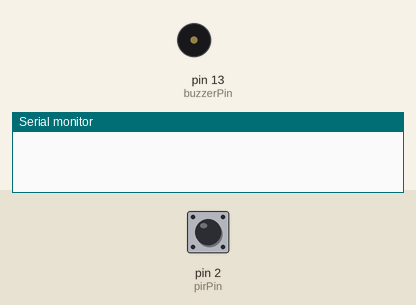
Simulated run of this sketch. Board: Arduino Uno, built with avr-gcc and run on an emulated ATmega328P. Parts: buzzer (waves = sounding), the last lines printed to the serial monitor. The inputs (shaded band) are chosen by the test bench; at power-on: pin 2 (pirPin) LOW.

Above: at 1.2 s.
1.3 s: pin 2 (pirPin) driven HIGH
At 2.0 s:
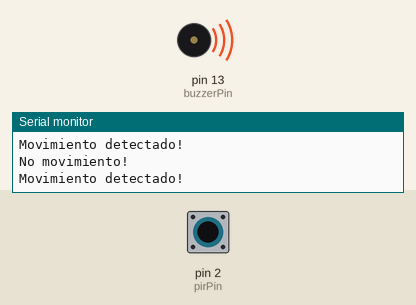
4.3 s: pin 2 (pirPin) pulsed LOW 2 times (0.12 s each, 0.3 s apart)
7.9 s: pin 2 (pirPin) driven LOW
At 8.9 s:
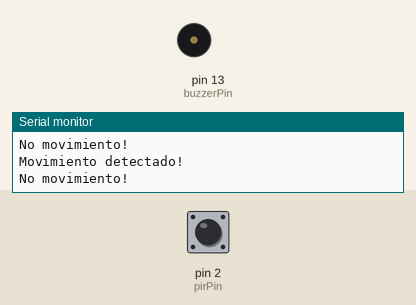
Timing chart, 0 to 10.9 s (numbered marks = the images above; inputs shaded):
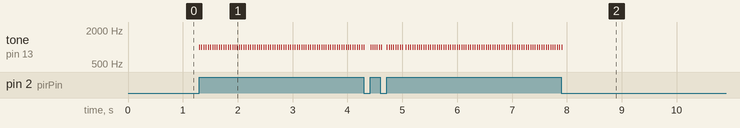

The sketch:

PruebaSensorActuador.ino
```cpp
int pirPin = 2;   // Pin del sensor de movimiento PIR
int buzzerPin = 13;  // Pin del zumbador
int pirState = LOW;  // Inicializa la variable pirState en LOW
unsigned long previousMillis = 0;
const long interval = 5000;  // Tiempo entre cada sonido del zumbador en milisegundos (5 segundos)

void setup() {
  pinMode(pirPin, INPUT);
  pinMode(buzzerPin, OUTPUT);
  digitalWrite(buzzerPin, LOW);
  digitalWrite(pirPin, LOW); // Asegúrate de que el zumbador esté apagado al inicio
  Serial.begin(9600);
}

void loop() {
  unsigned long currentMillis = millis();
  pirState = digitalRead(pirPin);  // Lee el estado del sensor PIR

  if (pirState == HIGH) {  // Si se detecta movimiento
    Serial.println("Movimiento detectado!");
    tone(buzzerPin, 1000);  // Activa el zumbador a una frecuencia de 1000 Hz
    // Verifica si ha pasado el tiempo del intervalo
    if (currentMillis - previousMillis >= interval) {
      noTone(buzzerPin);  // Apaga el zumbador
      previousMillis = currentMillis;  // Actualiza el tiempo de referencia
    }
  else{
    Serial.println("No movimiento!");
    noTone(buzzerPin);
  }
  }
}
```

Measured:
- after the input at 1.3 s, tone on pin 13 (buzzerPin): alternates 1000 Hz for 0.02 s and silent for 0.02 s, starting at once
- after the input at 7.9 s, tone on pin 13 (buzzerPin): goes on until 7.9 s, then stays silent
